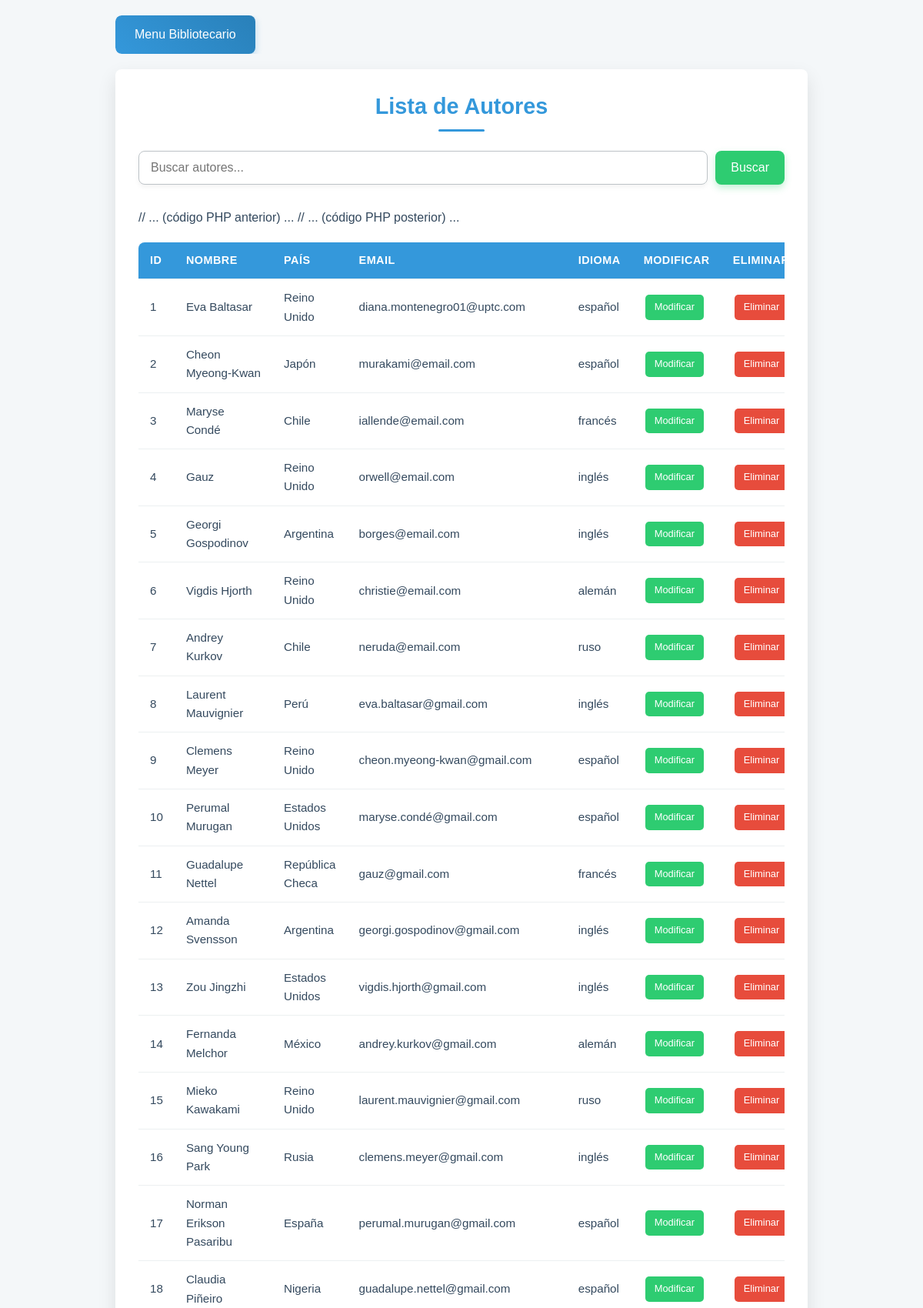
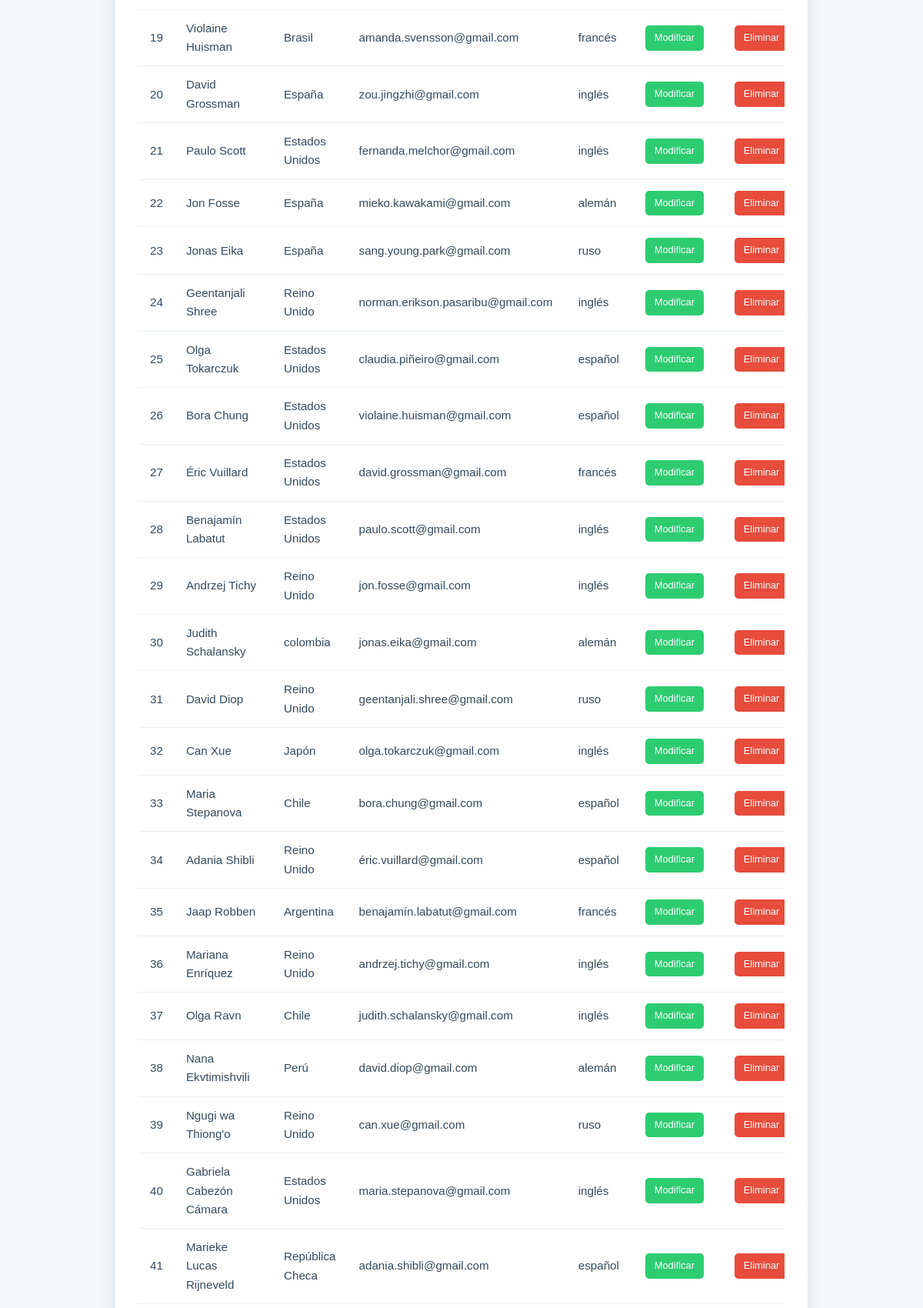
Screenshot of /autores.php (upper part) with the database file from the repository (2 pictures, top to bottom).
### tables this page shows
CREATE TABLE TbAutor (id_autor INTEGER PRIMARY KEY AUTOINCREMENT, nom_autor TEXT NOT NULL, pais_autor TEXT NOT NULL, email_autor TEXT CHECK (email_autor LIKE '%@%.%'), idioma_autor TEXT NOT NULL);

### autores.php (the view, shortened to what this page needs)
<?php
include 'conexion.php';
$busqueda = $_GET['buscar'] ?? '';
$sql = "SELECT * FROM TbAutor WHERE
    nom_autor LIKE :buscar OR
    pais_autor LIKE :buscar OR
    idioma_autor LIKE :buscar OR
    email_autor LIKE :buscar";
$stmt = $conexion->prepare($sql);
$stmt->execute(['buscar' => "%$busqueda%"]);
$autores = $stmt->fetchAll(PDO::FETCH_ASSOC);
?>
<!DOCTYPE html>
<html lang="es">
<head>
    <link rel="stylesheet" href="/BASESDEDATOS/TallerBases-master/css/AutoresLista.css">
</head>
<body>
    <div class="container">
        <div class="butoneria">
            <a href="menu_bibliotecario.php" class="menu-button">Menu Bibliotecario</a>
        </div>
    </div>
    <div class="container">
        <h2>Lista de Autores</h2>
        <form method="get" action="autores.php">
            <input type="text" name="buscar" placeholder="Buscar autores..." value="<?= htmlspecialchars($busqueda) ?>">
            <button type="submit">Buscar</button>
        </form>
        <div class="tabla-autores">
            <table>
                <thead>
                    <tr>
                        <th>ID</th>
                        <th>Nombre</th>
                        <th>País</th>
                        <th>Email</th>
                        <th>Idioma</th>
                        <th>Modificar</th>
                        <th>Eliminar</th>
                    </tr>
                </thead>
                <tbody>
                    <?php if ($autores): ?>
                        <?php foreach ($autores as $autor): ?>
                            <tr>
                                <td data-label="ID"><?= htmlspecialchars($autor['id_autor']) ?></td>
                                <td data-label="Nombre"><?= htmlspecialchars($autor['nom_autor']) ?></td>
                                <td data-label="País"><?= htmlspecialchars($autor['pais_autor']) ?></td>
                                <td data-label="Email"><?= htmlspecialchars($autor['email_autor']) ?></td>
                                <td data-label="Idioma"><?= htmlspecialchars($autor['idioma_autor']) ?></td>
                                <td data-label="Modificar">
                                    <a href="modificar_autor.php?id=<?= urlencode($autor['id_autor']) ?>" onclick="return confirm('¿Modificar este autor?')">Modificar</a>
                                </td>
                                <td data-label="Eliminar">
                                    <a href="eliminar_autor.php?id=<?= urlencode($autor['id_autor']) ?>" onclick="return confirm('¿Eliminar este autor?')">Eliminar</a>
                                </td>
                            </tr>
                        <?php endforeach; ?>
                    <?php else: ?>
                        <tr>
                            <td colspan="7">No se encontraron autores.</td>
                        </tr>
                    <?php endif; ?>
                </tbody>
            </table>
        </div>
    </div>
</body>
</html>

### css/AutoresLista.css (style rules this page uses)
:root { --primary-color: #3498db; --primary-color-dark: #2980b9; --secondary-color: #2ecc71; --secondary-color-dark: #27ae60; --danger-color: #e74c3c; --danger-color-dark: #c0392b; --light-gray: #ecf0f1; --medium-gray: #bdc3c7; --dark-gray: #7f8c8d; --text-color: #34495e; --background-color: #f4f7f9; --white: #ffffff; --card-shadow: 0 10px 25px rgba(0, 0, 0, 0.1); --input-shadow: 0 3px 6px rgba(0, 0, 0, 0.05); --border-radius: 8px; --font-primary: 'Poppins', sans-serif; }
*, *::before, *::after { box-sizing: border-box; margin: 0; padding: 0; }
body { font-family: var(--font-primary); background-color: var(--background-color); color: var(--text-color); line-height: 1.6; padding: 20px; display: flex; flex-direction: column; align-items: center; min-height: 100vh; overflow-x: hidden; }
.container { background-color: var(--white); padding: 25px 30px; border-radius: var(--border-radius); box-shadow: var(--card-shadow); width: 90%; max-width: 900px; margin-bottom: 30px; animation: fadeInUp 0.6s ease-out; overflow: hidden; }
.container:first-of-type { margin-bottom: 20px; background-color: transparent; box-shadow: none; padding: 0; display: flex; justify-content: flex-start; }
.butoneria { width: 100%; text-align: left; }
.menu-button { display: inline-block; background-image: linear-gradient(45deg, var(--primary-color), var(--primary-color-dark)); color: var(--white); padding: 12px 25px; text-decoration: none; border-radius: var(--border-radius); font-weight: 500; font-size: 1em; transition: all 0.3s ease; box-shadow: 0 4px 10px rgba(52, 152, 219, 0.3); }
h2 { color: var(--primary-color); margin-bottom: 25px; font-size: 1.8em; font-weight: 600; text-align: center; position: relative; padding-bottom: 10px; }
h2::after { content: ''; position: absolute; left: 50%; bottom: 0; transform: translateX(-50%); width: 60px; height: 3px; background-color: var(--primary-color); border-radius: 2px; }
form[method="get"] { display: flex; gap: 10px; margin-bottom: 30px; animation: fadeIn 0.5s 0.2s ease-out backwards; }
form[method="get"] input[type="text"] { flex-grow: 1; padding: 12px 15px; border: 1px solid var(--medium-gray); border-radius: var(--border-radius); font-size: 1em; transition: all 0.3s ease; box-shadow: var(--input-shadow); }
form[method="get"] button[type="submit"], .formulario button[type="submit"] { padding: 12px 20px; background-color: var(--secondary-color); color: var(--white); border: none; border-radius: var(--border-radius); cursor: pointer; font-weight: 500; font-size: 1em; transition: all 0.3s ease; box-shadow: 0 4px 10px rgba(46, 204, 113, 0.3); }
.tabla-autores { overflow-x: auto; animation: fadeIn 0.5s 0.4s ease-out backwards; }
.tabla-autores table { width: 100%; border-collapse: separate; border-spacing: 0; margin-top: 20px; text-align: left; }
.tabla-autores th, .tabla-autores td { padding: 12px 15px; border-bottom: 1px solid var(--light-gray); }
.tabla-autores th { background-color: var(--primary-color); color: var(--white); font-weight: 600; text-transform: uppercase; letter-spacing: 0.5px; font-size: 0.9em; }
.tabla-autores th:first-child { border-top-left-radius: var(--border-radius); }
.tabla-autores th:last-child { border-top-right-radius: var(--border-radius); }
.tabla-autores tbody tr { transition: background-color 0.2s ease, transform 0.2s ease; }
.tabla-autores td { font-size: 0.95em; color: var(--text-color); }
.tabla-autores td a { display: inline-block; padding: 6px 12px; margin: 2px; border-radius: 5px; text-decoration: none; color: var(--white); font-size: 0.85em; font-weight: 500; transition: all 0.2s ease; }
.tabla-autores td a[href*="modificar_autor.php"] { background-color: var(--secondary-color); }
.tabla-autores td a[href*="eliminar_autor.php"] { background-color: var(--danger-color); }

### rows the page displays
tbautor: id_autor "1", nom_autor "Eva Baltasar", pais_autor "Reino Unido", email_autor "diana.montenegro01@uptc.com", idioma_autor "español"
tbautor: id_autor "2", nom_autor "Cheon Myeong-Kwan", pais_autor "Japón", email_autor "murakami@email.com", idioma_autor "español"
tbautor: id_autor "3", nom_autor "Maryse Condé", pais_autor "Chile", email_autor "iallende@email.com", idioma_autor "francés"
tbautor: id_autor "4", nom_autor "Gauz", pais_autor "Reino Unido", email_autor "orwell@email.com", idioma_autor "inglés"
tbautor: id_autor "5", nom_autor "Georgi Gospodinov", pais_autor "Argentina", email_autor "borges@email.com", idioma_autor "inglés"
tbautor: id_autor "6", nom_autor "Vigdis Hjorth", pais_autor "Reino Unido", email_autor "christie@email.com", idioma_autor "alemán"
tbautor: id_autor "7", nom_autor "Andrey Kurkov", pais_autor "Chile", email_autor "neruda@email.com", idioma_autor "ruso"
tbautor: id_autor "8", nom_autor "Laurent Mauvignier", pais_autor "Perú", email_autor "eva.baltasar@gmail.com", idioma_autor "inglés"
tbautor: id_autor "9", nom_autor "Clemens Meyer", pais_autor "Reino Unido", email_autor "cheon.myeong-kwan@gmail.com", idioma_autor "español"
tbautor: id_autor "10", nom_autor "Perumal Murugan", pais_autor "Estados Unidos", email_autor "maryse.condé@gmail.com", idioma_autor "español"
tbautor: id_autor "11", nom_autor "Guadalupe Nettel", pais_autor "República Checa", email_autor "gauz@gmail.com", idioma_autor "francés"
tbautor: id_autor "12", nom_autor "Amanda Svensson", pais_autor "Argentina", email_autor "georgi.gospodinov@gmail.com", idioma_autor "inglés"
tbautor: id_autor "13", nom_autor "Zou Jingzhi", pais_autor "Estados Unidos", email_autor "vigdis.hjorth@gmail.com", idioma_autor "inglés"
tbautor: id_autor "14", nom_autor "Fernanda Melchor", pais_autor "México", email_autor "andrey.kurkov@gmail.com", idioma_autor "alemán"
tbautor: id_autor "15", nom_autor "Mieko Kawakami", pais_autor "Reino Unido", email_autor "laurent.mauvignier@gmail.com", idioma_autor "ruso"
tbautor: id_autor "16", nom_autor "Sang Young Park", pais_autor "Rusia", email_autor "clemens.meyer@gmail.com", idioma_autor "inglés"
tbautor: id_autor "17", nom_autor "Norman Erikson Pasaribu", pais_autor "España", email_autor "perumal.murugan@gmail.com", idioma_autor "español"
tbautor: id_autor "18", nom_autor "Claudia Piñeiro", pais_autor "Nigeria", email_autor "guadalupe.nettel@gmail.com", idioma_autor "español"
tbautor: id_autor "19", nom_autor "Violaine Huisman", pais_autor "Brasil", email_autor "amanda.svensson@gmail.com", idioma_autor "francés"
tbautor: id_autor "20", nom_autor "David Grossman", pais_autor "España", email_autor "zou.jingzhi@gmail.com", idioma_autor "inglés"
tbautor: id_autor "21", nom_autor "Paulo Scott", pais_autor "Estados Unidos", email_autor "fernanda.melchor@gmail.com", idioma_autor "inglés"
tbautor: id_autor "22", nom_autor "Jon Fosse", pais_autor "España", email_autor "mieko.kawakami@gmail.com", idioma_autor "alemán"
tbautor: id_autor "23", nom_autor "Jonas Eika", pais_autor "España", email_autor "sang.young.park@gmail.com", idioma_autor "ruso"
tbautor: id_autor "24", nom_autor "Geentanjali Shree", pais_autor "Reino Unido", email_autor "norman.erikson.pasaribu@gmail.com", idioma_autor "inglés"
tbautor: id_autor "25", nom_autor "Olga Tokarczuk", pais_autor "Estados Unidos", email_autor "claudia.piñeiro@gmail.com", idioma_autor "español"
tbautor: id_autor "26", nom_autor "Bora Chung", pais_autor "Estados Unidos", email_autor "violaine.huisman@gmail.com", idioma_autor "español"
tbautor: id_autor "27", nom_autor "Éric Vuillard", pais_autor "Estados Unidos", email_autor "david.grossman@gmail.com", idioma_autor "francés"
tbautor: id_autor "28", nom_autor "Benajamín Labatut", pais_autor "Estados Unidos", email_autor "paulo.scott@gmail.com", idioma_autor "inglés"
tbautor: id_autor "29", nom_autor "Andrzej Tichy", pais_autor "Reino Unido", email_autor "jon.fosse@gmail.com", idioma_autor "inglés"
tbautor: id_autor "30", nom_autor "Judith Schalansky", pais_autor "colombia", email_autor "jonas.eika@gmail.com", idioma_autor "alemán"
tbautor: id_autor "31", nom_autor "David Diop", pais_autor "Reino Unido", email_autor "geentanjali.shree@gmail.com", idioma_autor "ruso"
tbautor: id_autor "32", nom_autor "Can Xue", pais_autor "Japón", email_autor "olga.tokarczuk@gmail.com", idioma_autor "inglés"
tbautor: id_autor "33", nom_autor "Maria Stepanova", pais_autor "Chile", email_autor "bora.chung@gmail.com", idioma_autor "español"
tbautor: id_autor "34", nom_autor "Adania Shibli", pais_autor "Reino Unido", email_autor "éric.vuillard@gmail.com", idioma_autor "español"
tbautor: id_autor "35", nom_autor "Jaap Robben", pais_autor "Argentina", email_autor "benajamín.labatut@gmail.com", idioma_autor "francés"
tbautor: id_autor "36", nom_autor "Mariana Enríquez", pais_autor "Reino Unido", email_autor "andrzej.tichy@gmail.com", idioma_autor "inglés"
tbautor: id_autor "37", nom_autor "Olga Ravn", pais_autor "Chile", email_autor "judith.schalansky@gmail.com", idioma_autor "inglés"
tbautor: id_autor "38", nom_autor "Nana Ekvtimishvili", pais_autor "Perú", email_autor "david.diop@gmail.com", idioma_autor "alemán"
tbautor: id_autor "39", nom_autor "Ngugi wa Thiong'o", pais_autor "Reino Unido", email_autor "can.xue@gmail.com", idioma_autor "ruso"
tbautor: id_autor "40", nom_autor "Gabriela Cabezón Cámara", pais_autor "Estados Unidos", email_autor "maria.stepanova@gmail.com", idioma_autor "inglés"
tbautor: id_autor "41", nom_autor "Marieke Lucas Rijneveld", pais_autor "República Checa", email_autor "adania.shibli@gmail.com", idioma_autor "español"
